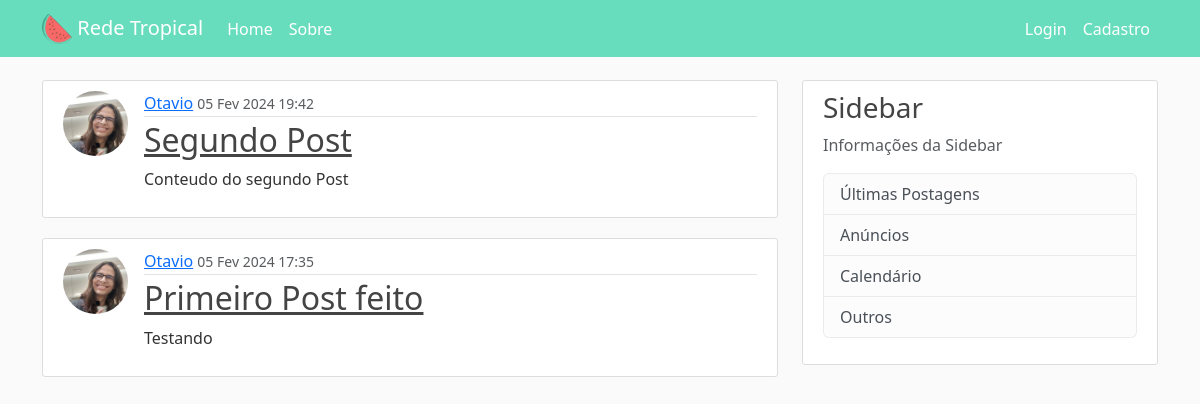
The app's page /, older data.
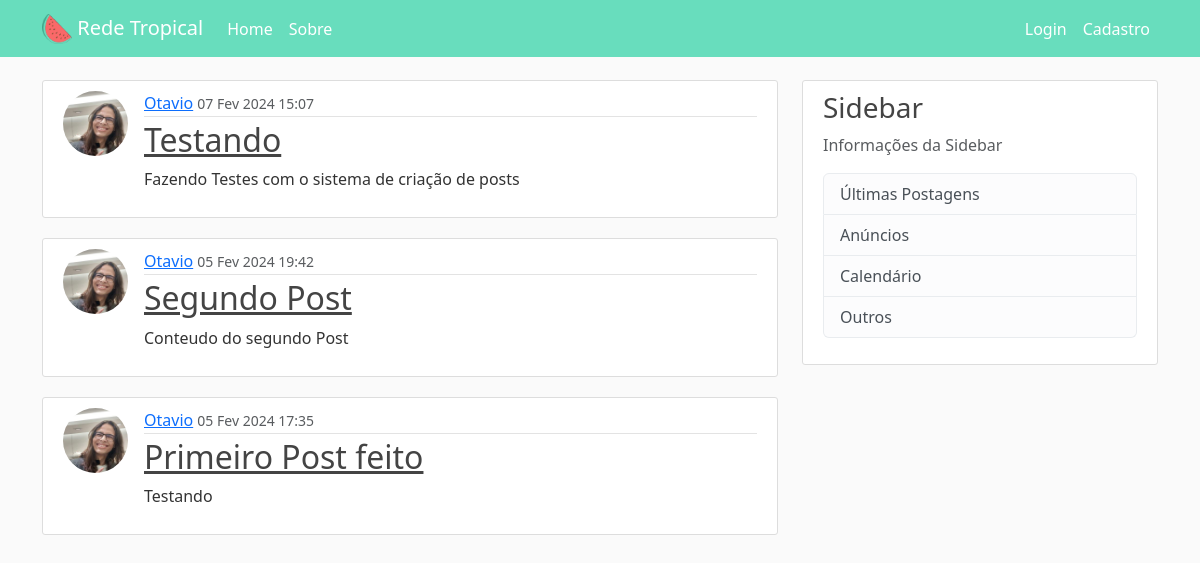
The same page, newer data.
### BlogApp/models.py (models this page shows, shortened)
class Post(models.Model):
    titulo = models.CharField(max_length=64)
    conteudo = models.TextField()
    data = models.DateTimeField(default=timezone.now)
    autor = models.ForeignKey(User, on_delete = models.CASCADE)

### users/models.py (models this page shows, shortened)
class Profile(models.Model):
    user = models.OneToOneField(User, on_delete = models.CASCADE)
    image = models.ImageField(default = 'default.jpg', upload_to='profile_pics')

### BlogApp/views.py (the view)
# urls.py: path('', views.home, name='Blog-Home'),
def home(request):
    if request.method == "POST":
        form = PostCreateForm(request.POST)
        if form.is_valid():
            post = form.save(commit=False)
            post.autor = request.user
            post.save()
            messages.success(request, f'Postado!')
            return redirect('Blog-Home')
    else:
        form = PostCreateForm()
    context = {
        'posts': Post.objects.all(),
        'form': form
    }
    return render(request, 'BlogApp/home.html', context)

### BlogApp/templates/BlogApp/home.html (shortened to what this page needs)
{% extends "BlogApp/base.html" %}
{% load crispy_forms_tags %}
{% block content %}
{% for post in posts reversed %}
<article class="media content-section">
	<div class="d-flex">
		<img class= "rounded-circle article-img" src="{{post.autor.profile.image.url}}" alt="">
		<div class="media-body flex-grow-1">
			<div class="article-metadata">
				<a class="mr-2" href="#">{{ post.autor }}</a>
				<small class="text-muted">{{ post.data|date:"d M Y H:i" }}</small>
			</div>
			<h2><a class="article-title" href="{% url "post-detail" post.id %}">{{ post.titulo }}</a></h2>
			<p class="article-content">{{ post.conteudo }}</p>
		</div>
	</div>
</article>
{% endfor %}
{% endblock content %}

Row changes from the older to the newer data that the page shows:
added Post: autor.profile.image (picture), autor "Otavio", data "07 Fev 2024 15:07", titulo "Testando", conteudo "Fazendo Testes com o sistema de criação de posts"
